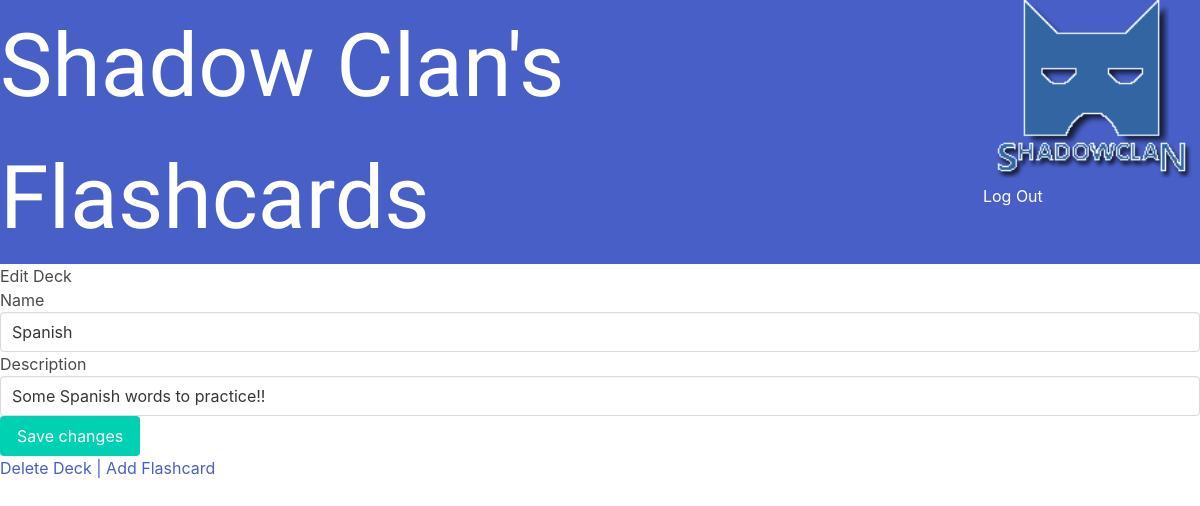
The app's page /1/decks/spanish/edit/ (signed in), older data.
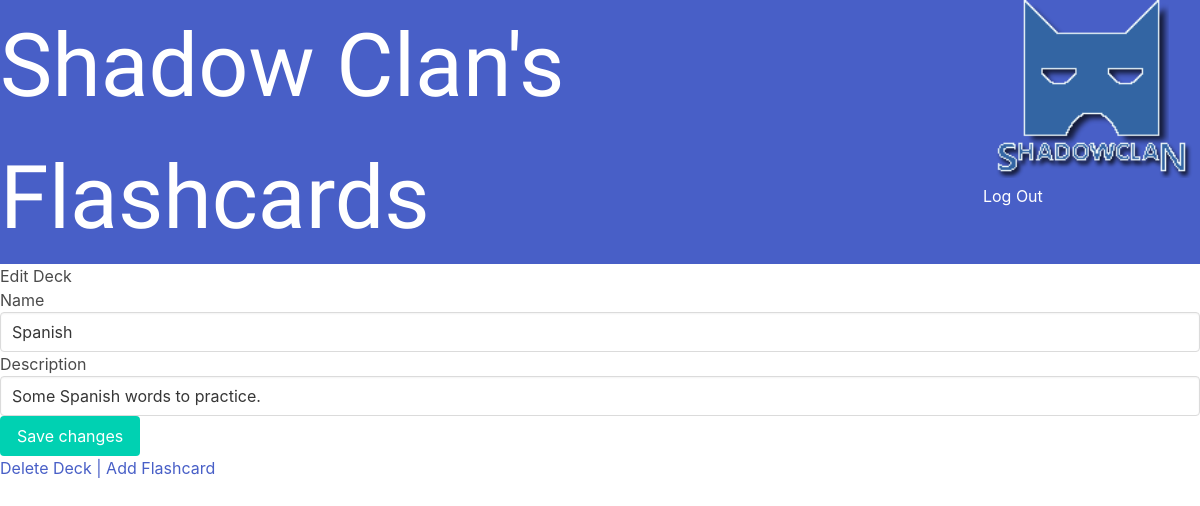
The same page, newer data.
### flashcardsapp/models.py (models this page shows, shortened)
class Deck(models.Model):
    name = models.CharField(max_length=200)
    description = models.TextField(max_length=1000)
    deck_user = models.ForeignKey(
        User, on_delete=models.CASCADE, null=True, blank=True, related_name="deck_user"
    )
    slug = models.SlugField(
        max_length=200,
        null=True,
        blank=True,
        unique=True,
    )
    date = models.DateTimeField(auto_now_add=datetime.now)

### flashcardsapp/views.py (the view)
@ login_required
def edit_deck(request, slug, pk):
    deck = get_object_or_404(Deck, slug=slug)
    user = get_object_or_404(User, pk=pk)
    if request.method == "POST":
        form = DeckForm(request.POST, instance=deck)
        if form.is_valid():
            deck = form.save(commit=False)
            deck.deck_user_id = user.id
            deck.save()
            return redirect(to="deck_list")
    else:
        form = DeckForm(instance=deck)
    return render(request, "edit_deck.html", {'form': form, "deck": deck, "user": user})

### flashcardsapp/forms.py
class DeckForm(forms.ModelForm):
    class Meta:
        model = Deck
        fields = ["name", "description"]

### templates/edit_deck.html (shortened to what this page needs)
{% extends "base.html" %}
{% block content %}
<h1>Edit Deck</h1>
<div class="control">
<form action="{% url 'edit_deck' slug=deck.slug pk=user.pk %}" method="POST">
    <div class="form-field mt3">
    <label for="{{form.name.id_for_label}}">{{ form.name.label }}</label>
    <input class="input" type="text" name={{form.name.html_name}} id="deck-title-input" value="{{deck.name }}">
    </div>
    <div class="form-field mt3">
    <label for="{{form.description.id_for_label}}">{{form.description.label }}</label>
    <input class="input" type="text" name={{form.description.html_name}} id="deck-title-input" value="{{deck.description }}">
    </div>
    <div class="mt3">
    <button class="button is-primary" type="submit">Save changes</button>
    </div>
</form>
<section>
    <a href={% url 'delete_deck' slug=deck.slug%}>Delete Deck | </a>
    <a href={% url 'add_flashcard' slug=deck.slug%}>Add Flashcard</a>
</section>
</div>
{% endblock content%}

Row changes from the older to the newer data that the page shows:
changed Deck "Spanish": description "Some Spanish words to practice!!" → "Some Spanish words to practice."
